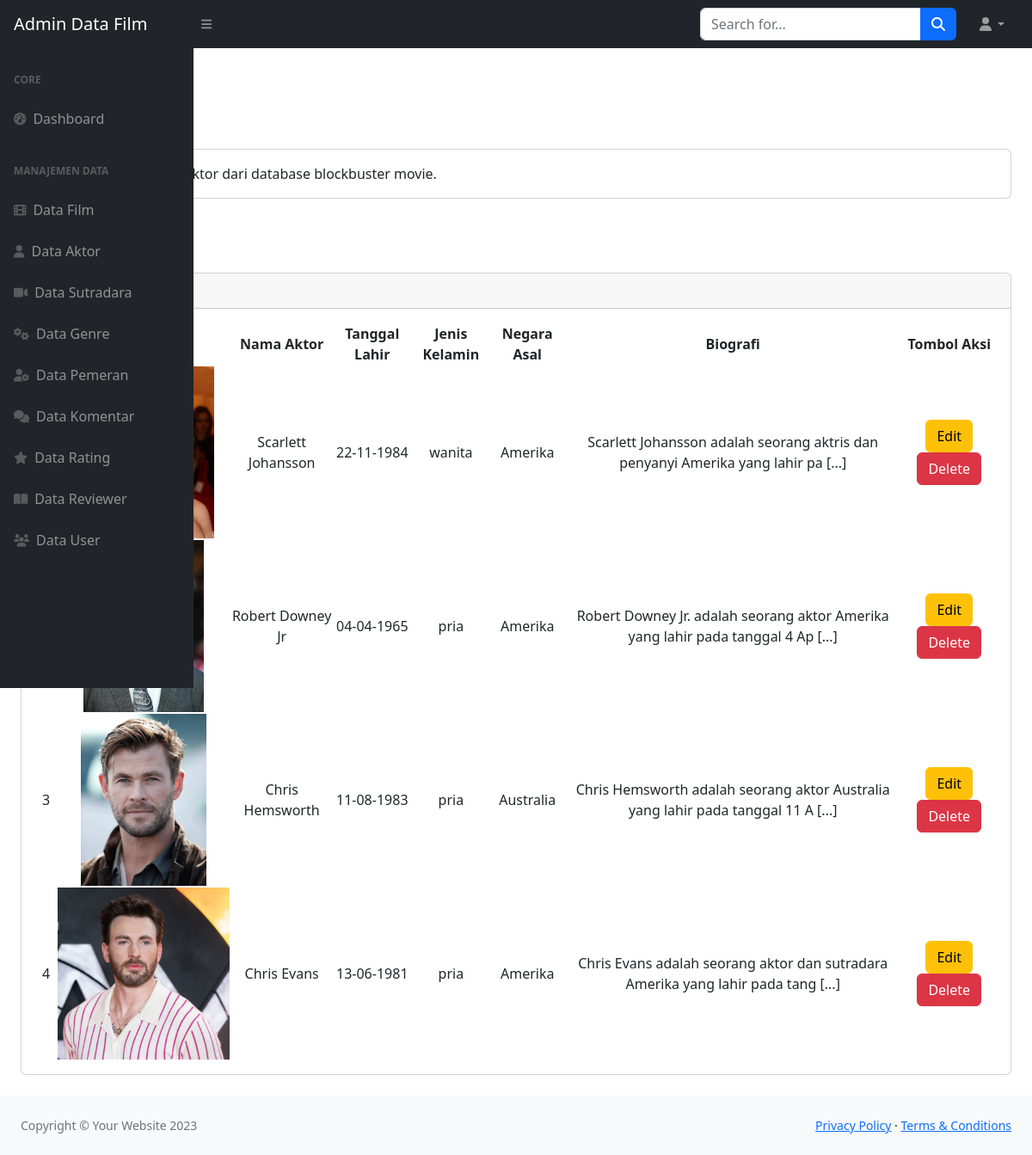
/admin/data_aktor.php, run on the app's committed database.
### tables this page shows
CREATE TABLE `aktor` (
  `id_aktor` int(10) NOT NULL,
  `file_gambar` varchar(50) NOT NULL,
  `nama_aktor` char(50) NOT NULL,
  `tanggal_lahir` date NOT NULL,
  `jenis_kelamin` enum('pria','wanita') NOT NULL,
  `negara_asal` varchar(20) NOT NULL,
  `biografi` text NOT NULL
);

### admin/data_aktor.php (the view, shortened to what this page needs)
<!DOCTYPE html>
<html lang="en">
  <head>
    <link
      href="https://cdn.jsdelivr.net/npm/simple-datatables@7.1.2/dist/style.min.css"
      rel="stylesheet"
    />
    <link href="css/styles.css" rel="stylesheet" />
  </head>
  <body class="sb-nav-fixed">
    <nav class="sb-topnav navbar navbar-expand navbar-dark bg-dark">
      <a class="navbar-brand ps-3" href="index.html">Admin Data Film</a>
      <button
        class="btn btn-link btn-sm order-1 order-lg-0 me-4 me-lg-0"
        id="sidebarToggle"
        href="#!"
      >
        <i class="fas fa-bars"></i>
      </button>
      <form
        class="d-none d-md-inline-block form-inline ms-auto me-0 me-md-3 my-2 my-md-0"
      >
        <div class="input-group">
          <input
            class="form-control"
            type="text"
            placeholder="Search for..."
            aria-label="Search for..."
            aria-describedby="btnNavbarSearch"
          />
          <button class="btn btn-primary" id="btnNavbarSearch" type="button">
            <i class="fas fa-search"></i>
          </button>
        </div>
      </form>
      <ul class="navbar-nav ms-auto ms-md-0 me-3 me-lg-4">
        <li class="nav-item dropdown">
          <a
            class="nav-link dropdown-toggle"
            id="navbarDropdown"
            href="#"
            role="button"
            data-bs-toggle="dropdown"
            aria-expanded="false"
            ><i class="fas fa-user fa-fw"></i
          ></a>
        </li>
      </ul>
    </nav>
    <div id="layoutSidenav">
      <div id="layoutSidenav_nav">
        <nav class="sb-sidenav accordion sb-sidenav-dark" id="sidenavAccordion">
          <div class="sb-sidenav-menu">
            <div class="nav">
              <div class="sb-sidenav-menu-heading">Core</div>
              <a class="nav-link" href="index-admin.php">
                <div class="sb-nav-link-icon">
                  <i class="fas fa-tachometer-alt"></i>
                </div>
                Dashboard
              </a>
              <div class="sb-sidenav-menu-heading">Manajemen Data</div>
              <a class="nav-link" href="data_film.php">
                <div class="sb-nav-link-icon">
                  <i class="fas fa-film"></i>                </div>
                Data Film
              </a>
              <a class="nav-link" href="data_aktor.php">
                <div class="sb-nav-link-icon">
                  <i class="fas fa-user"></i>
                </div>
                 Data Aktor
              </a>
              <a class="nav-link" href="data_sutradara.php">
                <div class="sb-nav-link-icon">
                  <i class="fas fa-video"></i>
                </div>
                Data Sutradara
              </a>
              <a class="nav-link" href="data_genre.php">
                <div class="sb-nav-link-icon">
                  <i class="fas fa-gears"></i>
                </div>
                Data Genre
              </a>
              <a class="nav-link" href="data_pemeran.php">
                <div class="sb-nav-link-icon">
                  <i class="fas fa-user-gear"></i>
                </div>
                Data Pemeran
              </a>
              <a class="nav-link" href="data_komentar.php">
                <div class="sb-nav-link-icon">
                  <i class="fas fa-comments"></i>
                </div>
                Data Komentar
              </a>
              <a class="nav-link" href="data_rating.php">
                <div class="sb-nav-link-icon">
                  <i class="fas fa-star"></i>
                </div>
                Data Rating
              </a>
              <a class="nav-link" href="data_reviewer.php">
                <div class="sb-nav-link-icon">
                  <i class="fas fa-book-open"></i>
                </div>
                Data Reviewer
              </a>
              <a class="nav-link" href="data_user.php">
                <div class="sb-nav-link-icon">
                  <i class="fas fa-users"></i>
                </div>
                Data User
              </a>
              </nav>
              </div>
            </div>
          <div class="sb-sidenav-footer">
            <div class="small">Logged in as:</div>
          </div>
      <div id="layoutSidenav_content">
        <main>
          <div class="container-fluid px-4">
            <h1 class="mt-4">Data Aktor</h1>
            <ol class="breadcrumb mb-4">
              <li class="breadcrumb-item">
                <a href="index-admin.php">Dashboard</a>
              </li>
              <li class="breadcrumb-item active">Data Aktor</li>
            </ol>
            <div class="card mb-4">
              <div class="card-body">
                Berikut ini adalah data aktor dari database blockbuster movie.
              </div>
            </div>
            <div class="col text-right">
                  <a href="tambah_aktor.php" class="btn btn-primary">Tambah Data Aktor</a>
                  <br><br>
            </div>
            <div class="card mb-4">
              <div class="card-header">
              </div>
              <div class="card-body">
                <table class="DataTable text-center" id="datatablesSimple">
                  <thead>
                    <tr>
                      <th>No</th>
                      <th>Foto</th>
                      <th>Nama Aktor</th>
                      <th>Tanggal Lahir</th>
                      <th>Jenis Kelamin</th>
                      <th>Negara Asal</th>
                      <th>Biografi</th>
                      <th>Tombol Aksi</th>
                    </tr>
                  </thead>
                  <tbody>
                  <?php
                    include('../database/koneksi.php');
                    $no=0;
                    $query = mysqli_query($koneksi, "SELECT * FROM aktor; ");
                    while ($data = mysqli_fetch_array($query)){
                    $no++
                  ?>
                    <tr>
                      <td><?php echo $no?></td>
                      <td><?php echo "<img src='../images/aktor/$data[file_gambar]' height='200' />";?></td>
                      <td><?php echo $data['nama_aktor']?></td>
                      <td><?php echo date('d-m-Y', strtotime($data["tanggal_lahir"])); ?></td>
                      <td><?php echo $data['jenis_kelamin']?></td>
                      <td><?php echo $data['negara_asal']?></td>
                      <td><?php echo substr($data['biografi'], 0, 75) . " [...]" ?></td>
                      <td>
                        <a href="edit_data_aktor.php?id_aktor=<?php echo $data['id_aktor']; ?>" class="btn btn-warning">Edit</a>
                        <a href="delete_data_aktor.php?id_aktor=<?php echo $data['id_aktor']; ?>" class="btn btn-danger">Delete</a>
                      </td>
                    </tr>
                  <?php } ?>
                  </tbody>
                </table>
              </div>
            </div>
          </div>
        </main>
      </div>
        <footer class="py-4 bg-light mt-auto">
          <div class="container-fluid px-4">
            <div
              class="d-flex align-items-center justify-content-between small"
            >
              <div class="text-muted">Copyright &copy; Your Website 2023</div>
              <div>
                <a href="#">Privacy Policy</a>
                &middot;
                <a href="#">Terms &amp; Conditions</a>
              </div>
            </div>
          </div>
        </footer>
  </body>
</html>

### admin/data_aktor.php (style rules this page uses)
table.DataTable thead th { text-align: center; vertical-align: middle; }

### data on the page
aktor: nama_aktor "Scarlett Johansson", tanggal_lahir "22-11-1984", jenis_kelamin "wanita", negara_asal "Amerika", biografi "Scarlett Johansson adalah seorang aktris dan penyanyi Amerika yang lahir pa"
aktor: nama_aktor "Robert Downey Jr", tanggal_lahir "04-04-1965", jenis_kelamin "pria", negara_asal "Amerika", biografi "Robert Downey Jr. adalah seorang aktor Amerika yang lahir pada tanggal 4 Ap"
aktor: file_gambar (picture), nama_aktor "Chris Hemsworth", tanggal_lahir "11-08-1983", jenis_kelamin "pria", negara_asal "Australia", biografi "Chris Hemsworth adalah seorang aktor Australia yang lahir pada tanggal 11 A"
aktor: file_gambar (picture), nama_aktor "Chris Evans", tanggal_lahir "13-06-1981", jenis_kelamin "pria", negara_asal "Amerika", biografi "Chris Evans adalah seorang aktor dan sutradara Amerika yang lahir pada tang"
